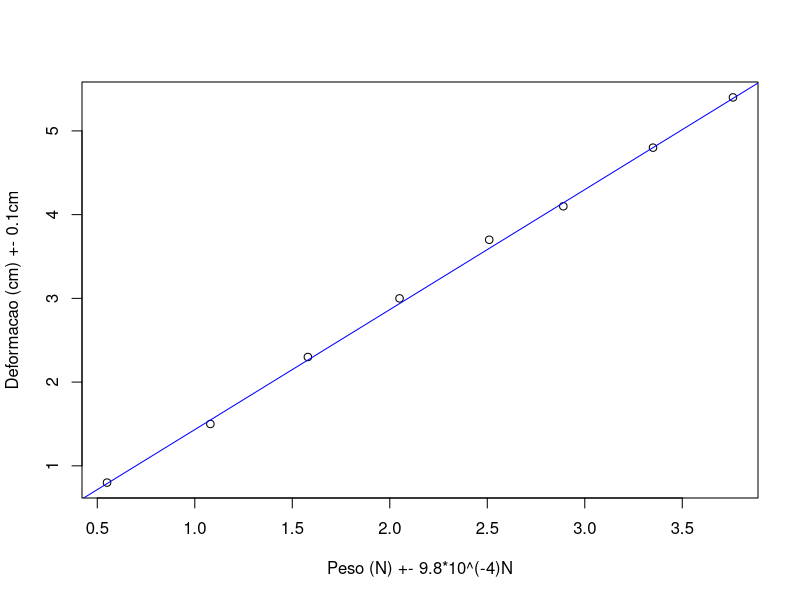
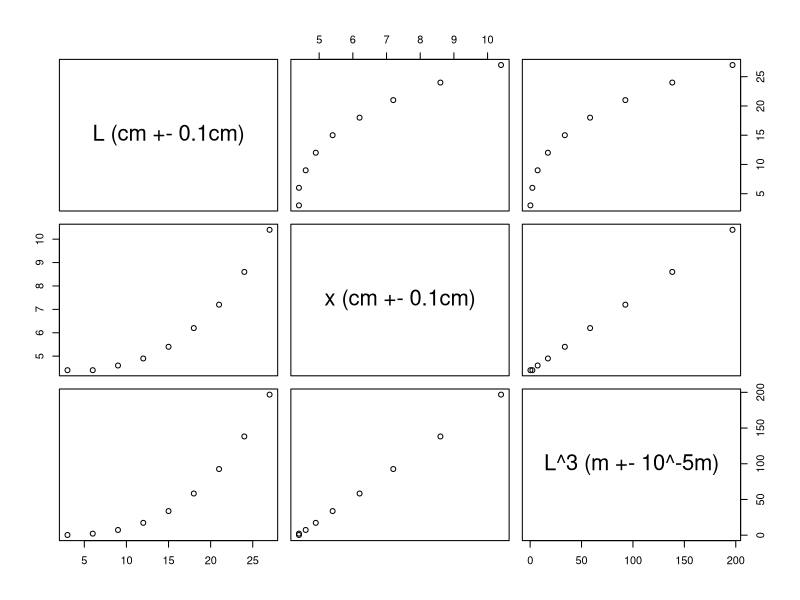
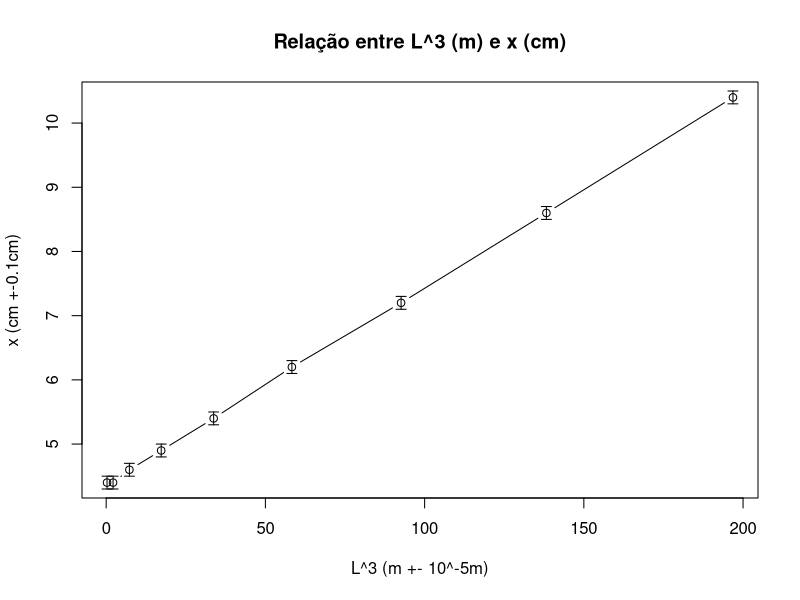

These charts were generated, in order, by the following R code:
#Resumo:
#Parte 1: modulo de Young:
#Calculo final: 16.2 10^10 Pa (por coef. angular) +- 0.3 10^10 Pa (por P e x)
#Material mais próximo, segundo a tabela da apostila: Aco

#Constantes adotadas
ImprecisaoMicrometro <- 0.01	#em mm
ImprecisaoPaquimetro <- 0.05	#em mm
ImprecisaoBalanca <- 0.1		#em g
ImprecisaoProveta <- 0.1		#em cm
ImprecisaoRegua	<- 0.1			#em cm
Gravidade <- 9.81				#em m.s^-2

#Dados base, colhidos em Laboratório
BarraEspessura <- c(1.00, 1.10, 1.10) #em mm, com o micrômetro
BarraLargura <- c(25.50, 25.55, 25.45) #em mm, com o paquímetro

MassaObjetosMetalicos <- c(56.50, 109.7, 160.7, 209.4, 
	255.9, 294.3, 341.1, 383.6)	#em g

MedidaInicialDaProveta <- 5.0 #em cm
DeslocamentoReguaLFixoPVar <- c(5.8, 6.5, 7.3, 8.0, 8.7,
	9.1, 9.8, 10.4)	#em cm

LInicial <- 27.0 #L inicial da régua p/ medições de deformação com L variável, em cm
LVariacao <- 3.0 #Variamos o L de aproximadamente 3.0 em 3.0 cm
DeslocamentoReguaLVarPFixo <- c(10.4, 8.6, 7.2, 6.2, 5.4,
	4.9, 4.6, 4.4, 4.4)	#em cm

#Formulas
UnsureYoung <- function(F, L, d, b, x, dF, dL, dd, db, dx){
	(4.0 *(L^3)*dF)/((d^3)*b*x) +
	(12.0*F*(L^2)*dL)/((d^3)*b*x) +
	(12.0*F*(L^3)*dd)/((d^4)*b*x) +
	(8.0 *(L^3)*F*db)/((d^3)*(b^2)*x) +
	(8.0 *(L^3)*F*dx)/((d^3)*b*(x^2))
}

AngularCoef <- function(x0, x1, y0, y1) (y1 - y0)/(x1 - x0)
YoungModulus <- function(F, L, d, b, x) (F * 4.0 * (L^3))/((d^3) * b * x)
YoungModulusByCoef <- function(m, L, d, b) (m * 4.0 * (L^3))/((d^3) * b)
AngularCoefByYoung <- function(E, d, b, L) (E*(d^3)*b)/(4.0*(L^3))
Equivalency <- function(x1, x2, y1, y2) abs(x1 - x2) < (2*(y1 + y2))

#Parte 1: Determinação do módulo de Yong
PesoObjeto <- round((MassaObjetosMetalicos / 1000.0) * Gravidade, 2)
TabelaPesoXDeformacao <- data.frame(PesoObjeto, 
	DeslocamentoReguaLFixoPVar - MedidaInicialDaProveta)
colnames(TabelaPesoXDeformacao) = c("Peso (N) +- 9.8*10^(-4)N", 
	"Deformacao (cm) +- 0.1cm")

TabelaPesoXDeformacao #Imprime a tabela
plot(TabelaPesoXDeformacao) #Plota a tabela (evidencia relação linear entre as grandezas)
#Adiciona a reta que representa o conjunto de dados
abline(0, AngularCoef(0.55, 3.76, 0.8, 5.4), col="blue") 

F <- PesoObjeto
x <- (DeslocamentoReguaLFixoPVar - MedidaInicialDaProveta) * 10^(-2)
L <- LInicial * 10^(-2)
b <- mean(BarraLargura) * 10^(-3)
d <- mean(BarraEspessura) * 10^(-3)
m <- AngularCoef(0.8/10^2, 5.4/10^2, 0.55, 3.76)

#Modulo de Young atraves de coeficiente angular
YModulus2 <- YoungModulusByCoef(m, L, d, b) 

#Modulo de Young atraves de Peso e Deslocamento
YModulus <- YoungModulus(F, L, d, b, x) 

#Concreto foi desconsiderado, por nao ter o modulo de Young 
#expresso na dada tabela da apostila
TabelaComparacaoYoung <- data.frame(c(7.0, 11.0, 9.0, 20.0, 21.0, 1.6, 6.0))
rownames(TabelaComparacaoYoung) = c("Aluminio", "Cobre", 
	"Bronze", "Aco", "Ferro", "Chumbo", "Vidro Crown")
TabelaComparacaoYoung[2] <- round(abs(TabelaComparacaoYoung[[1]] 
	- mean(YModulus2)/10^10), 1)

colnames(TabelaComparacaoYoung) = c("Modulo de Young (10^10 Pa)", 
	"Diferença absoluta (10^10 Pa)")
TabelaComparacaoYoung[order(-TabelaComparacaoYoung[,2], 
	TabelaComparacaoYoung[, 1], decreasing=TRUE),]

b <- median(BarraLargura) * 10^(-3)
d <- median(BarraEspessura) * 10^(-3)
YModulus2 <- YoungModulusByCoef(m, L, d, b)
colnames(TabelaComparacaoYoung) = c("Modulo de Young (10^10 Pa)", 
	"Diferença absoluta (10^10 Pa)")
TabelaComparacaoYoung[2] <- round(abs(TabelaComparacaoYoung[[1]] 
	- mean(YModulus2)/10^10), 1)

TabelaComparacaoYoung[order(-TabelaComparacaoYoung[,2], 
	TabelaComparacaoYoung[, 1], decreasing=TRUE),]

UnsureYoung(PesoObjeto, L, d, b, DeslocamentoReguaLFixoPVar, 
	ImprecisaoBalanca/10^3,
	ImprecisaoRegua/10^2,
	ImprecisaoMicrometro/10^3,
	ImprecisaoPaquimetro/10^3,
	ImprecisaoProveta/10^3)/10^10
#[1] 0.0009353592 0.0016353242 0.0021285955 0.0025191240 0.0028354886
#[6] 0.0031207992 0.0033586387 0.0035518418
#Incertezas muito pequenas, devido a conversão de unidades
#Usando o desvio padrao:
sd(YModulus/10^10) #[1] 0.3116274 (+- 10^10 Pa)

#Parte 2: Análise da relação comprimento-deformação
TabelaLVariavel <- data.frame(seq(from = LInicial, 
	to = 3.0, by = -LVariacao))
TabelaLVariavel[2] <- DeslocamentoReguaLVarPFixo
TabelaLVariavel[3] <- (TabelaLVariavel[[1]]^3)/100.0
colnames(TabelaLVariavel) = c("L (cm +- 0.1cm)", 
	"x (cm +- 0.1cm)", "L^3 (m +- 10^-5m)")

TabelaLVariavel
plot(TabelaLVariavel)

plot(TabelaLVariavel[[3]], TabelaLVariavel[[2]], 
	type = 'b', xlab = "L^3 (m +- 10^-5m)", ylab = "x (cm +-0.1cm)")
title("Relação entre L^3 (m) e x (cm)")
arrows(TabelaLVariavel[[3]], TabelaLVariavel[[2]]-0.1, 
	TabelaLVariavel[[3]], TabelaLVariavel[[2]]+0.1, 
	length=0.05, angle=90, code=3)
#Comprova a relacao cubica 

#Calcular o coef angular, fazer os gráficos em papel e 
#Calcular o módulo de young E.
